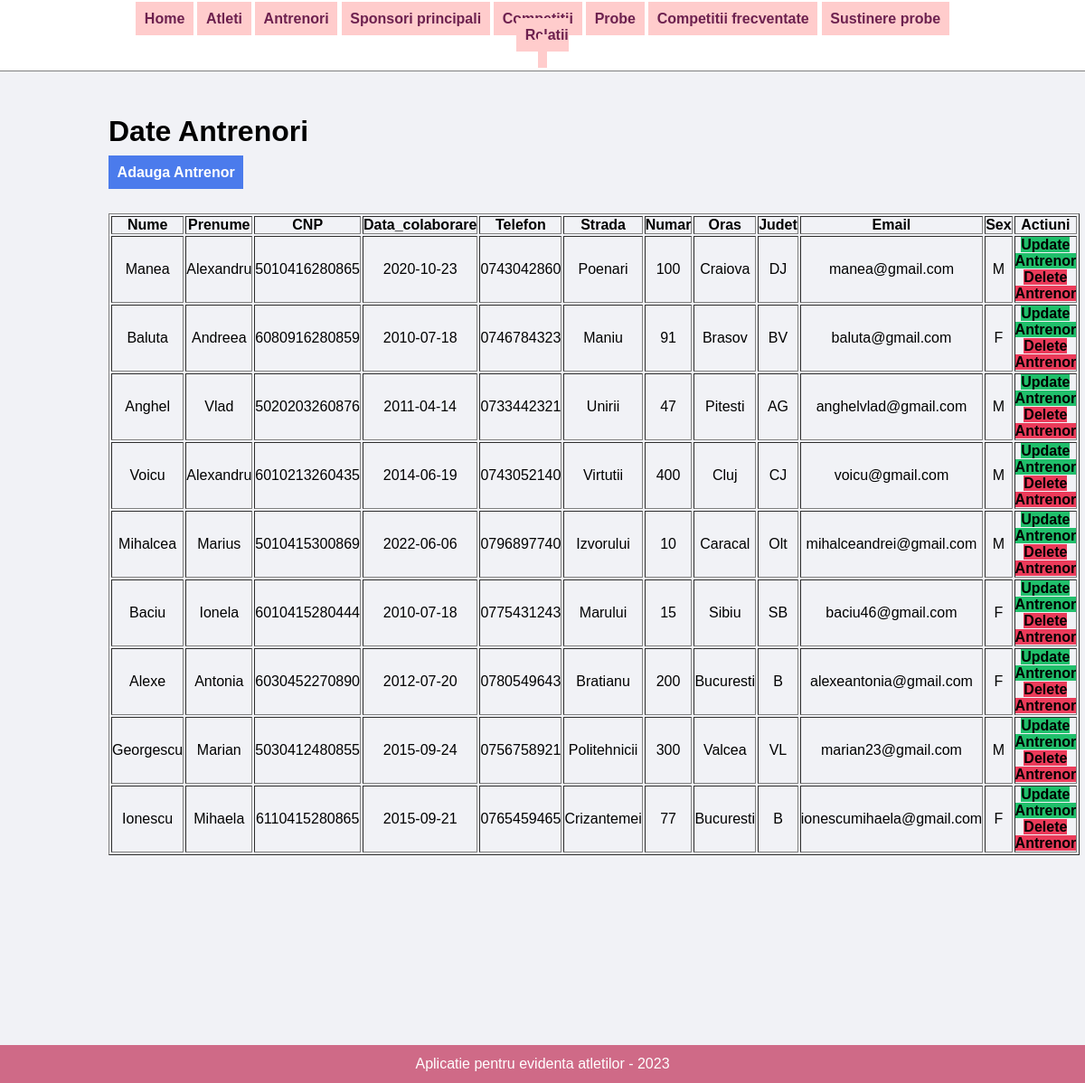
Page /antrenori.php on the committed database.
### tables this page shows
CREATE TABLE `antrenori` (
  `AntrenorID` int(20) NOT NULL,
  `AtletID` int(20) NOT NULL,
  `Nume` varchar(50) NOT NULL,
  `Prenume` varchar(50) NOT NULL,
  `CNP` char(13) NOT NULL,
  `Data_colaborare` date NOT NULL,
  `Telefon` varchar(20) DEFAULT NULL,
  `Strada` varchar(50) NOT NULL,
  `Numar` int(20) DEFAULT NULL,
  `Oras` varchar(50) NOT NULL,
  `Judet` varchar(50) NOT NULL,
  `Email` varchar(50) NOT NULL,
  `Sex` char(1) DEFAULT 'M'
);

### antrenori.php (the view, shortened to what this page needs)
<?php include('partials/meniu.php'); ?>
<div class="main-content">
    <div class="wrapper">
       <h1>Date Antrenori</h1>
       <br />
<a href="insert_antrenori.php" class="btn-primary">Adauga Antrenor</a>
<br /> <br /> <br />
<?php
$query = "SELECT * FROM antrenori";
$result = mysqli_query($connection, $query);
$antrenori = [];
while($row = $result->fetch_assoc()) {
    $antrenori[] = $row;
}
?>
<table class="tbl-full", border = "1">
<tr>
<th>Nume</th>
<th>Prenume</th>
<th>CNP</th>
<th>Data_colaborare</th>
<th>Telefon</th>
<th>Strada</th>
<th>Numar</th>
<th>Oras</th>
<th>Judet</th>
<th>Email</th>
<th>Sex</th>
<th>Actiuni</th>
</tr>
<?php foreach ($antrenori as $antrenor):?>
<tr data-id="<?php echo $antrenor['AntrenorID']; ?>">
    <td><?php echo $antrenor['Nume']; ?></td>
    <td><?php echo $antrenor['Prenume']; ?></td>
    <td><?php echo $antrenor['CNP']; ?></td>
    <td><?php echo $antrenor['Data_colaborare']; ?></td>
    <td><?php echo $antrenor['Telefon']; ?></td>
    <td><?php echo $antrenor['Strada']; ?></td>
    <td><?php echo $antrenor['Numar']; ?></td>
    <td><?php echo $antrenor['Oras']; ?></td>
    <td><?php echo $antrenor['Judet']; ?></td>
    <td><?php echo $antrenor['Email']; ?></td>
    <td><?php echo $antrenor['Sex']; ?></td>
    <td>
    <a href="<?php echo 'http://localhost/sport/'; ?>admin/update_antrenori.php?id=<?php echo $antrenor['AntrenorID']; ?>" class="btn-secondary">Update Antrenor<br></a>
    <a href="<?php echo 'http://localhost/sport/'; ?>admin/delete_antrenori.php?id=<?php echo $antrenor['AntrenorID']; ?>" class="btn-danger">Delete Antrenor</a>
</td>
</tr>
<?php endforeach; ?>
</table>
<br /> <br /> <br />
<br /> <br /> <br />
<br /> <br /> <br />
</div>
</div>
<?php include('partials/footer.php'); ?>

### admin.css (style rules this page uses)
* { margin: 0; padding: 0; font-family:Verdana, Geneva, Tahoma, sans-serif; }
.wrapper { padding: 1%; width: 80%; margin: 0 auto; }
.tbl-full { width: 100%; text-align: center; }
.btn-primary { background-color: #4b7bec; padding: 1%; color: white; text-decoration: none; font-weight: bold; }
.btn-secondary { background-color: #20bf6b; color: black; text-decoration: none; font-weight: bold; }
.btn-danger { background-color: #eb3b5a; color: black; text-decoration: none; font-weight: bold; }
.main-content { background-color: #f1f2f6; padding: 3% 0; }

### rows in the picture
antrenori: Nume "Manea", Prenume "Alexandru", CNP "5010416280865", Data_colaborare "2020-10-23", Telefon "0743042860", Strada "Poenari", Numar "100", Oras "Craiova", Judet "DJ", Email "manea@gmail.com", Sex "M"
antrenori: Nume "Baluta", Prenume "Andreea", CNP "6080916280859", Data_colaborare "2010-07-18", Telefon "0746784323", Strada "Maniu", Numar "91", Oras "Brasov", Judet "BV", Email "baluta@gmail.com", Sex "F"
antrenori: Nume "Anghel", Prenume "Vlad", CNP "5020203260876", Data_colaborare "2011-04-14", Telefon "0733442321", Strada "Unirii", Numar "47", Oras "Pitesti", Judet "AG", Email "anghelvlad@gmail.com", Sex "M"
antrenori: Nume "Voicu", Prenume "Alexandru", CNP "6010213260435", Data_colaborare "2014-06-19", Telefon "0743052140", Strada "Virtutii", Numar "400", Oras "Cluj", Judet "CJ", Email "voicu@gmail.com", Sex "M"
antrenori: Nume "Mihalcea", Prenume "Marius", CNP "5010415300869", Data_colaborare "2022-06-06", Telefon "0796897740", Strada "Izvorului", Numar "10", Oras "Caracal", Judet "Olt", Email "mihalceandrei@gmail.com", Sex "M"
antrenori: Nume "Baciu", Prenume "Ionela", CNP "6010415280444", Data_colaborare "2010-07-18", Telefon "0775431243", Strada "Marului", Numar "15", Oras "Sibiu", Judet "SB", Email "baciu46@gmail.com", Sex "F"
antrenori: Nume "Alexe", Prenume "Antonia", CNP "6030452270890", Data_colaborare "2012-07-20", Telefon "0780549643", Strada "Bratianu", Numar "200", Oras "Bucuresti", Judet "B", Email "alexeantonia@gmail.com", Sex "F"
antrenori: Nume "Georgescu", Prenume "Marian", CNP "5030412480855", Data_colaborare "2015-09-24", Telefon "0756758921", Strada "Politehnicii", Numar "300", Oras "Valcea", Judet "VL", Email "marian23@gmail.com", Sex "M"
antrenori: Nume "Ionescu", Prenume "Mihaela", CNP "6110415280865", Data_colaborare "2015-09-21", Telefon "0765459465", Strada "Crizantemei", Numar "77", Oras "Bucuresti", Judet "B", Email "ionescumihaela@gmail.com", Sex "F"
